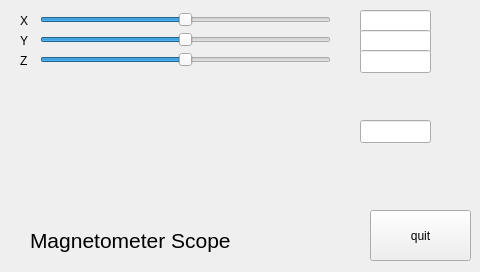
<?xml version="1.0" encoding="UTF-8"?>
<ui version="4.0">
 <class>MainWindow</class>
 <widget class="QMainWindow" name="MainWindow">
  <property name="geometry">
   <rect>
    <x>0</x>
    <y>0</y>
    <width>480</width>
    <height>272</height>
   </rect>
  </property>
  <property name="windowTitle">
   <string notr="true">MainWindow</string>
  </property>
  <property name="windowOpacity">
   <double>1.000000000000000</double>
  </property>
  <widget class="QWidget" name="centralWidget">
   <widget class="QPushButton" name="pushButton">
    <property name="geometry">
     <rect>
      <x>370</x>
      <y>210</y>
      <width>101</width>
      <height>51</height>
     </rect>
    </property>
    <property name="text">
     <string>quit</string>
    </property>
   </widget>
   <widget class="QSlider" name="horizontalSlider">
    <property name="geometry">
     <rect>
      <x>40</x>
      <y>10</y>
      <width>291</width>
      <height>20</height>
     </rect>
    </property>
    <property name="minimum">
     <number>-1000</number>
    </property>
    <property name="maximum">
     <number>1000</number>
    </property>
    <property name="orientation">
     <enum>Qt::Horizontal</enum>
    </property>
   </widget>
   <widget class="QLineEdit" name="lineEdit">
    <property name="geometry">
     <rect>
      <x>360</x>
      <y>10</y>
      <width>71</width>
      <height>23</height>
     </rect>
    </property>
   </widget>
   <widget class="QSlider" name="horizontalSlider_2">
    <property name="geometry">
     <rect>
      <x>40</x>
      <y>30</y>
      <width>291</width>
      <height>20</height>
     </rect>
    </property>
    <property name="minimum">
     <number>-1000</number>
    </property>
    <property name="maximum">
     <number>1000</number>
    </property>
    <property name="orientation">
     <enum>Qt::Horizontal</enum>
    </property>
   </widget>
   <widget class="QSlider" name="horizontalSlider_3">
    <property name="geometry">
     <rect>
      <x>40</x>
      <y>50</y>
      <width>291</width>
      <height>20</height>
     </rect>
    </property>
    <property name="minimum">
     <number>-1000</number>
    </property>
    <property name="maximum">
     <number>1000</number>
    </property>
    <property name="orientation">
     <enum>Qt::Horizontal</enum>
    </property>
   </widget>
   <widget class="QLineEdit" name="lineEdit_2">
    <property name="geometry">
     <rect>
      <x>360</x>
      <y>30</y>
      <width>71</width>
      <height>23</height>
     </rect>
    </property>
   </widget>
   <widget class="QLineEdit" name="lineEdit_3">
    <property name="geometry">
     <rect>
      <x>360</x>
      <y>50</y>
      <width>71</width>
      <height>23</height>
     </rect>
    </property>
   </widget>
   <widget class="QLineEdit" name="lineEdit_4">
    <property name="geometry">
     <rect>
      <x>360</x>
      <y>120</y>
      <width>71</width>
      <height>23</height>
     </rect>
    </property>
   </widget>
   <widget class="QLabel" name="label">
    <property name="geometry">
     <rect>
      <x>30</x>
      <y>225</y>
      <width>211</width>
      <height>31</height>
     </rect>
    </property>
    <property name="font">
     <font>
      <pointsize>16</pointsize>
     </font>
    </property>
    <property name="text">
     <string>Magnetometer Scope</string>
    </property>
    <property name="scaledContents">
     <bool>false</bool>
    </property>
   </widget>
   <widget class="QLabel" name="label_2">
    <property name="geometry">
     <rect>
      <x>20</x>
      <y>10</y>
      <width>21</width>
      <height>21</height>
     </rect>
    </property>
    <property name="text">
     <string>X</string>
    </property>
   </widget>
   <widget class="QLabel" name="label_3">
    <property name="geometry">
     <rect>
      <x>20</x>
      <y>30</y>
      <width>21</width>
      <height>21</height>
     </rect>
    </property>
    <property name="text">
     <string>Y</string>
    </property>
   </widget>
   <widget class="QLabel" name="label_4">
    <property name="geometry">
     <rect>
      <x>20</x>
      <y>50</y>
      <width>21</width>
      <height>21</height>
     </rect>
    </property>
    <property name="text">
     <string>Z</string>
    </property>
   </widget>
  </widget>
 </widget>
 <layoutdefault spacing="6" margin="11"/>
 <resources/>
 <connections/>
</ui>
